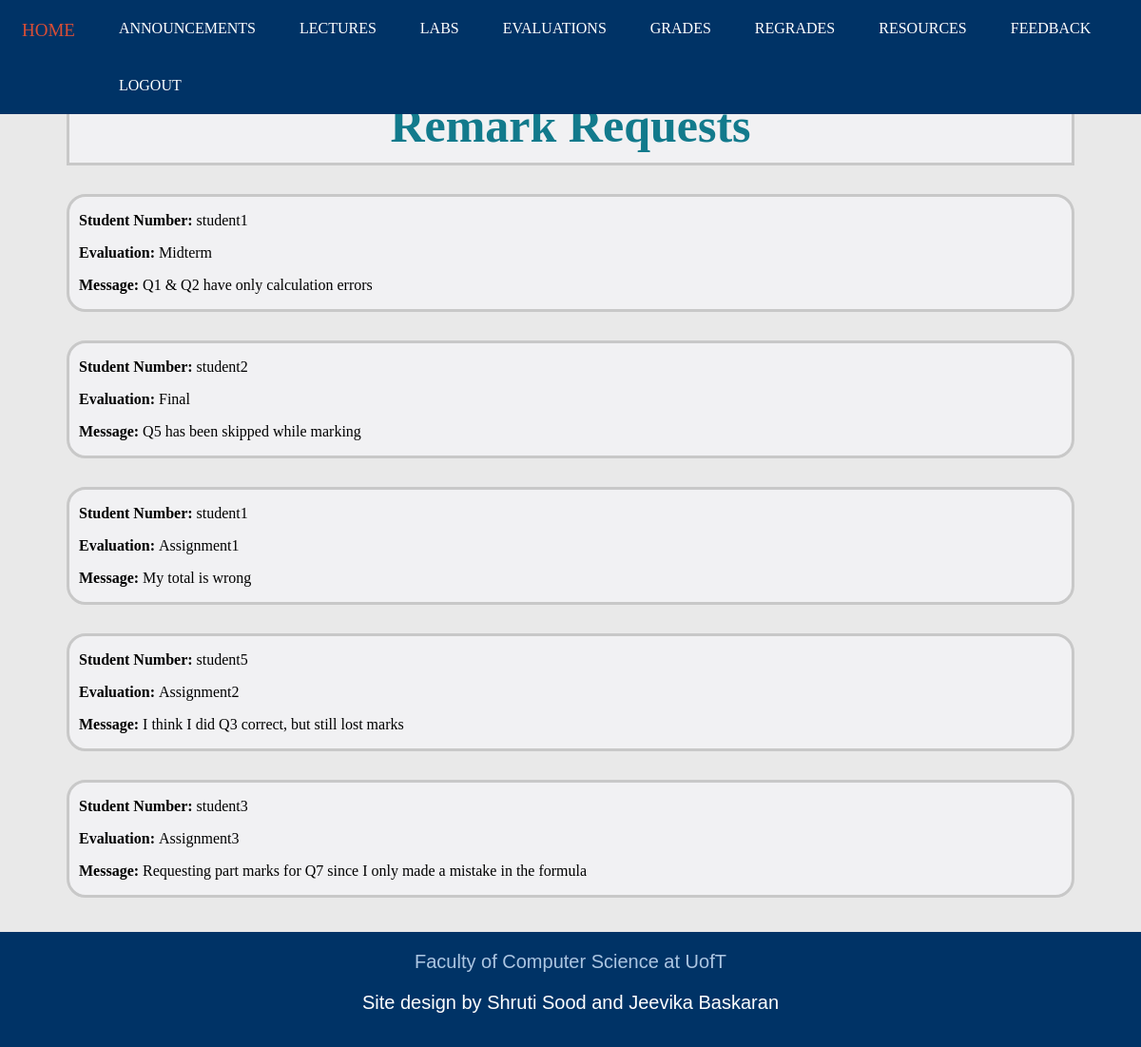
The app's page /regrades_i.html (signed in) with its own data.
### tables this page shows
CREATE TABLE "RemarkRequests" (
	"UtorID"	TEXT,
	"Evaluation"	TEXT,
	"Reason"	TEXT
);

### app.py (the view)
@app.route('/regrades_i.html')
def regrades_i():
    if session.get('current_login') == None:
        return render_template('login.html')
    else:
        if session.get('user_type') == 'instructor':
            sql = """ SELECT * FROM RemarkRequests """
            requests = db.engine.execute(text(sql))
            return render_template('regrades_i.html', requests = requests)
        else:
            return render_template('login.html')

### templates/regrades_i.html (shortened to what this page needs)
<!DOCTYPE html>
<html>
<head>
	<link rel="stylesheet" type="text/css" href="static/StyleSheets/regrades_i.css">
	<link rel="stylesheet" type="text/css" href="static/StyleSheets/headerfooter.css">
</head>
<body>
	<div class = "navbar">
		<a href="index_i.html">HOME</a>
		<a href="announcements_i.html">ANNOUNCEMENTS</a>
		<a href="lectures_i.html">LECTURES</a>
		<a href="labs_i.html">LABS</a>
		<a href="evaluations_i.html">EVALUATIONS</a>
		<a href="grades_i.html">GRADES</a>
		<a href="regrades_i.html">REGRADES</a>
		<a href="resources_i.html">RESOURCES</a>
		<a href="feedback_i.html">FEEDBACK</a>
		<a href="logout">LOGOUT</a>
	</div>
	<div class = "title">
		<section class="title_sec">
			<h1>Remark Requests</h1>
		</section>
	</div>
	{% for request in requests %}
	<div class = "requests">
		<section class="request">
			<p><strong>Student Number:</strong> {{ request['UtorID'] }} </p>
			<p><strong>Evaluation: </strong> {{ request['Evaluation'] }}</p>
			<p> <strong>Message: </strong> {{ request['Reason'] }} <p>
		</section>
	</div>
	{% endfor %}
	<br><br>
	<div class = "footer">
		<a href="https://web.cs.toronto.edu/" target="_blank">Faculty of Computer Science at UofT</a>
		<p>Site design by Shruti Sood and Jeevika Baskaran</p>
	</div>
</body>
</html>

### static/StyleSheets/regrades_i.css (style rules this page uses)
.title { margin-top: 90px; background-color: #F1F1F3; margin-left: 70px; margin-right: 70px; }
.title_sec { padding-left: 10px; padding-right: 10px; border: solid; border-color: #C8C8C8; display: block; }
.title_sec h1 { color: #127a8c; font-size: 50px; text-align: center; margin:10px; }
.requests { margin-top: 30px; margin-left: 70px; margin-right: 70px; }
.request { padding-left: 10px; padding-right: 10px; border: solid; border-color: #C8C8C8; display: block; border-radius: 20px; background-color: #F1F1F3; }

### static/StyleSheets/headerfooter.css (style rules this page uses)
body { margin:0px; border:0px; padding:0px; background-color: #E9E9E9; }
.navbar { background-color: #003366; position: fixed; top: 0; overflow: hidden; width: 100%; }
.navbar a { float: left; color: white; text-align: center; padding: 21px 23px; text-decoration: none; font-size: 16px; }
.footer { background-color: #003366; overflow: hidden; min-height: 12vh; padding-top: 20px; padding-bottom: 5px; font-family:'Poppins', sans-serif; text-align: center; }
.footer a { color: #ACC6E2; padding-top: : 20px; text-decoration: none; font-size: 20px; }
.footer p { color: white; font-size: 20px; }

### records on screen
RemarkRequests: UtorID "student1", Evaluation "Midterm", Reason "Q1 & Q2 have only calculation errors"
RemarkRequests: UtorID "student2", Evaluation "Final", Reason "Q5 has been skipped while marking"
RemarkRequests: UtorID "student1", Evaluation "Assignment1", Reason "My total is wrong"
RemarkRequests: UtorID "student5", Evaluation "Assignment2", Reason "I think I did Q3 correct, but still lost marks"
RemarkRequests: UtorID "student3", Evaluation "Assignment3", Reason "Requesting part marks for Q7 since I only made a mistake in the formula"
